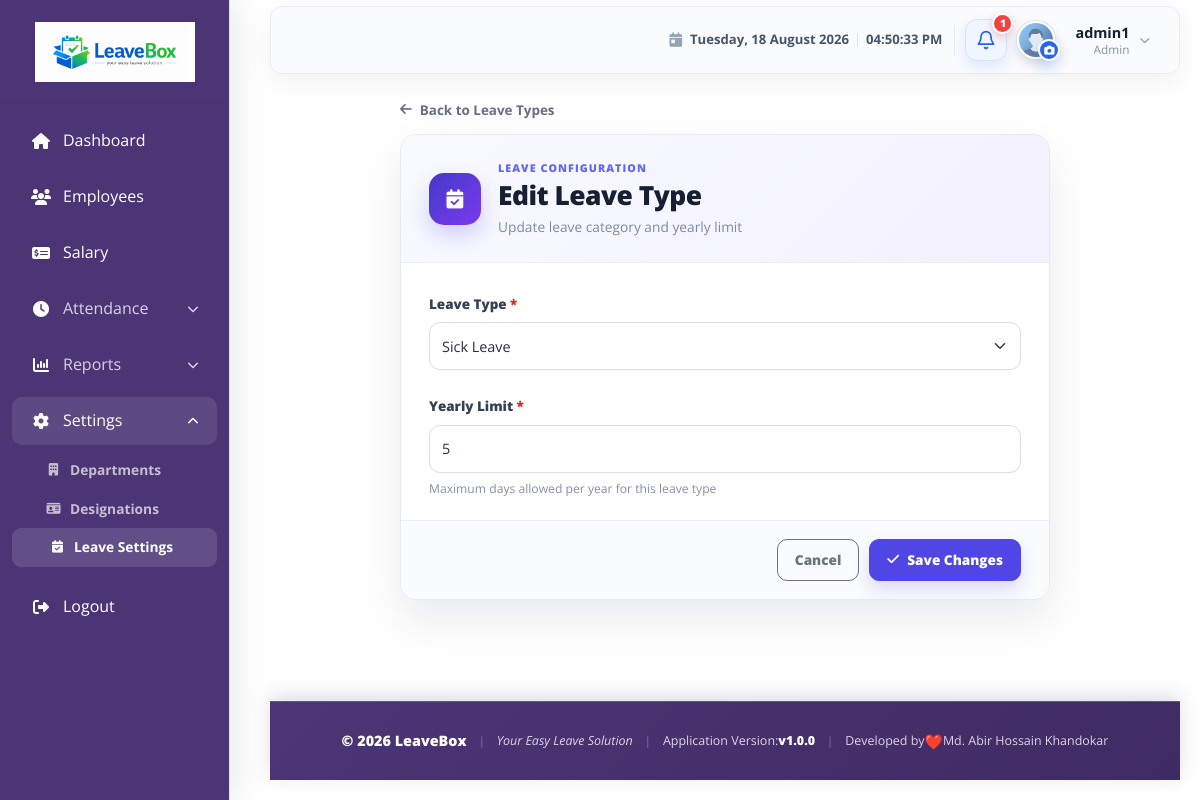
The page /employee/leave-types/2/edit/ (signed in) on the database its author committed.
### accounts/models.py (models this page shows, shortened)
class User(AbstractUser):
    ROLE_CHOICES = (
        ('ADMIN', 'Admin/HR'),
        ('EMPLOYEE', 'Employee'),
    )
    role = models.CharField(max_length=10, choices=ROLE_CHOICES, default='EMPLOYEE')
    phone = models.CharField(max_length=15, blank=True, null=True)
    class Meta:
        permissions = [
            ('manage_users', 'Can manage application users'),
            ('manage_roles', 'Can manage roles'),
            ('manage_permissions', 'Can assign roles and permissions'),
            ('access_settings', 'Can access application settings'),
            ('approve_leave', 'Can approve leave requests'),
            ('reject_leave', 'Can reject leave requests'),
            ('process_salary', 'Can process salary'),
            ('view_reports', 'Can view reports'),
            ('export_reports', 'Can export reports'),
        ]

### employees/models.py (models this page shows, shortened)
class LeaveType(models.Model):
    CASUAL = 'Casual Leave'
    SICK = 'Sick Leave'
    EARNED = 'Earned Leave'
    OTHER = 'Other'
    LEAVE_TYPE_CHOICES = [
        (CASUAL, 'Casual Leave'),
        (SICK, 'Sick Leave'),
        (EARNED, 'Earned Leave'),
        (OTHER, 'Other'),
    ]
    name = models.CharField(
        max_length=50,
        choices=LEAVE_TYPE_CHOICES,
        default=CASUAL,
    )
    yearly_limit = models.PositiveIntegerField(
        default=0,
        help_text="Maximum days allowed per year for this leave type"
    )

### employees/views.py (the view, shortened to what this page needs)
# urls.py: path('leave-types/<int:pk>/edit/', views.LeaveTypeUpdateView.as_view(), name='leave_type_edit'),
class LeaveTypeUpdateView(LoginRequiredMixin, AdminAccessMixin, UpdateView):
    permission_required = ('accounts.access_settings', 'employees.change_leavetype')
    model = LeaveType
    form_class = LeaveTypeForm
    template_name = 'leaves/leave_type_form.html'
    success_url = reverse_lazy('leave_type_list')

### templates/leaves/leave_type_form.html (shortened to what this page needs)
{% extends 'base/base.html' %}
{% load static %}
{% block extra_css %}
    <link rel="stylesheet" href="{% static 'css/leave_type_form.css' %}">
{% endblock %}
{% block content %}
<div class="leave-type-form-page">
    <div class="leave-type-form-shell">
        <a href="{% url 'leave_type_list' %}" class="leave-type-back-link">
            <i class="fas fa-arrow-left" aria-hidden="true"></i>
            Back to Leave Types
        </a>
        <div class="card shadow-sm rounded-4 leave-type-form-card">
            <div class="leave-type-form-header">
                <span class="leave-type-form-icon">
                    <i class="fas fa-calendar-check" aria-hidden="true"></i>
                </span>
                <div>
                    <span class="leave-type-form-eyebrow">Leave configuration</span>
                    <h1>{% if object %}Edit Leave Type{% else %}Add Leave Type{% endif %}</h1>
                    <p>
                        {% if object %}
                            Update leave category and yearly limit
                        {% else %}
                            Create a leave category and set its yearly limit
                        {% endif %}
                    </p>
                </div>
            </div>
            <div class="card-body leave-type-form-body">
                <form method="post" novalidate>
                    <div class="leave-type-field">
                        <label for="{{ form.name.id_for_label }}" class="form-label">
                            Leave Type <span aria-hidden="true">*</span>
                        </label>
                        {{ form.name }}
                    </div>
                    <div class="leave-type-field">
                        <label for="{{ form.yearly_limit.id_for_label }}" class="form-label">
                            Yearly Limit <span aria-hidden="true">*</span>
                        </label>
                        {{ form.yearly_limit }}
                        {% if form.yearly_limit.help_text %}
                            <div class="form-text text-muted">{{ form.yearly_limit.help_text }}</div>
                        {% endif %}
                    </div>
                    <div class="leave-type-form-actions">
                        <a href="{% url 'leave_type_list' %}" class="btn btn-outline-secondary">Cancel</a>
                        <button type="submit" class="btn btn-primary">
                            <i class="fas fa-check" aria-hidden="true"></i>
                            {% if object %}Save Changes{% else %}Create Leave Type{% endif %}
                        </button>
                    </div>
                </form>
            </div>
        </div>
    </div>
</div>
{% endblock %}

### templates/base/base.html (shortened to what this page needs)
{% load static navigation_tags %}
<!DOCTYPE html>
<html lang="en">
<head>
    <link rel="stylesheet" href="{% static 'css/bootstrap-5.3.2.min.css' %}">
    <link rel="stylesheet" href="https://cdnjs.cloudflare.com/ajax/libs/font-awesome/6.4.0/css/all.min.css">
    <link rel="stylesheet" href="{% static 'css/dashboard.css' %}">
    <link rel="stylesheet" href="{% static 'css/apply_leave.css' %}">
    <link rel="stylesheet" href="{% static 'css/footer.css' %}">
    <link rel="stylesheet" href="{% static 'css/session-timeout.css' %}">
    {% block extra_css %}{% endblock %}
</head>
<body>
    <div class="sidebar">
        <div class="sidebar-logo">
            <a href="{% url 'dashboard' %}" aria-label="LeaveBox dashboard">
                <img src="{% static 'images/leavebox-logo.png' %}" alt="LeaveBox Logo" class="site-logo">
            </a>
        </div>
        {% url_name_active request 'dashboard' 'adm_dashboard' 'emp_dashboard' as dashboard_active %}
        {% url_name_active request 'employee_list' 'employee_detail' 'employee_admin_edit' 'employee_admin_update' as employees_active %}
        {% url_name_active request 'salary_list' 'salary_add' 'salary_edit' as salary_active %}
        {% url_name_active request 'department_list' 'department_add' 'department_edit' 'department_delete' as departments_active %}
        {% url_name_active request 'designation_list' 'designation_add' 'designation_edit' 'designation_delete' as designations_active %}
        {% url_name_active request 'leave_type_list' 'leave_type_add' 'leave_type_edit' 'leave_type_delete' as leave_settings_active %}
        {% url_name_active request 'leave_apply' as leave_apply_active %}
        {% url_name_active request 'attendance_history' 'employee_daily_attendance_report' 'all_employees_daily_attendance_report' 'employee_range_attendance_report' as attendance_active %}
        {% url_name_active request 'leave_report' 'attendance_report' as reports_active %}
        <ul>
            <li{% if dashboard_active %} class="active"{% endif %}>
                <a href="{% url 'dashboard' %}">
                    <i class="fas fa-home"></i>
                    Dashboard
                </a>
            </li>
             {% if perms.employees.view_employee or perms.employees.view_empsalary or perms.accounts.view_reports or perms.accounts.access_settings %}
            {% if perms.employees.view_employee %}
            <li{% if employees_active %} class="active"{% endif %}>
                <a href="{% url 'employee_list' %}">
                    <i class="fas fa-users" role="img" aria-label="Employees"></i>
                    Employees
                </a>
            </li>
            {% endif %}
            {% if perms.employees.view_empsalary %}
            <li{% if salary_active %} class="active"{% endif %}>
                <a href="{% url 'salary_list' %}">
                    <i class="fas fa-money-check-dollar" role="img" aria-label="Salary"></i>
                    Salary
                </a>
            </li>
            {% endif %}
            {% if perms.accounts.view_reports %}
            <li class="sidebar-menu-group{% if attendance_active and request.resolver_match.url_name != 'attendance_history' %} active is-open{% endif %}">
                <button type="button" class="sidebar-menu-toggle" aria-expanded="{% if attendance_active %}true{% else %}false{% endif %}" aria-controls="attendanceReportsSubmenu">
                    <span><i class="fas fa-clock" aria-hidden="true"></i> Attendance</span><i class="fas fa-chevron-down sidebar-menu-chevron" aria-hidden="true"></i>
                </button>
            </li>
            <li class="sidebar-menu-group{% if reports_active %} active is-open{% endif %}">
                <button type="button" class="sidebar-menu-toggle" aria-expanded="{% if reports_active %}true{% else %}false{% endif %}" aria-controls="reportsSubmenu">
                    <span><i class="fas fa-chart-column" aria-hidden="true"></i> Reports</span>
                    <i class="fas fa-chevron-down sidebar-menu-chevron" aria-hidden="true"></i>
                </button>
            </li>
            {% endif %}
            {% if perms.accounts.access_settings %}
            <li class="sidebar-menu-group{% if departments_active or designations_active or leave_settings_active %} active is-open{% endif %}">
                <button
                    type="button"
                    class="sidebar-menu-toggle"
                    aria-expanded="{% if departments_active or designations_active or leave_settings_active %}true{% else %}false{% endif %}"
                    aria-controls="settingsSubmenu"
                >
                    <span>
                        <i class="fa-solid fa-gear" aria-hidden="true"></i>
                        Settings
                    </span>
                    <i class="fas fa-chevron-down sidebar-menu-chevron" aria-hidden="true"></i>
                </button>
                <ul class="sidebar-submenu" id="settingsSubmenu">
                    {% if perms.departments.view_department %}
                    <li>
                        <a href="{% url 'department_list' %}"{% if departments_active %} class="active"{% endif %}>
                            <i class="fas fa-building"></i>
                            Departments
                        </a>
                    </li>
                    {% endif %}
                    {% if perms.employees.view_empdesignation %}
                    <li>
                        <a href="{% url 'designation_list' %}"{% if designations_active %} class="active"{% endif %}>
                            <i class="fas fa-id-card"></i>
                            Designations
                        </a>
                    </li>
                    {% endif %}
                    {% if perms.employees.view_leavetype %}
                    <li>
                        <a href="{% url 'leave_type_list' %}"{% if leave_settings_active %} class="active"{% endif %}>
                            <i class="fas fa-calendar-check"></i>
                            Leave Settings
                        </a>
                    </li>
                    {% endif %}
                </ul>
            </li>
            {% endif %}
            {% endif %}
            <li>
                <a href="{% url 'accounts:logout' %}">
                    <i class="fas fa-sign-out-alt"></i>
                    Logout
                </a>
            </li>
        </ul>
    </div>
    <main class="content-wrapper dashboard-content-wrapper">
        <nav class="navbar navbar-expand-lg navbar-light dashboard-navbar mb-2">
            <div class="container-fluid">
                <div class="dashboard-profile-slot">
                    <div class="dashboard-navbar-date" aria-label="Current date and system time">
                        <i class="fas fa-calendar-day" aria-hidden="true"></i>
                        <span class="dashboard-navbar-date-full">{% now "l, d F Y" %}</span>
                        <time class="dashboard-navbar-time" id="dashboardSystemTime" aria-label="Current system time"></time>
                    </div>
                    <div class="dashboard-notification-dropdown">
                        <button class="dashboard-notification-button" type="button" id="notificationDropdown" aria-label="Notifications{% if pending_leave_count %}: {{ pending_leave_count }} pending leave request{{ pending_leave_count|pluralize }}{% endif %}" aria-haspopup="true" aria-expanded="false">
                            <svg class="dashboard-notification-icon" viewBox="0 0 24 24" aria-hidden="true">
                                <path d="M18 8a6 6 0 0 0-12 0c0 7-3 7-3 9h18c0-2-3-2-3-9"></path>
                                <path d="M13.73 21a2 2 0 0 1-3.46 0"></path>
                            </svg>
                            {% if pending_leave_count %}
                                <span class="dashboard-notification-badge" aria-hidden="true">{{ pending_leave_count }}</span>
                            {% endif %}
                        </button>
                    </div>
                    <div class="dropdown dashboard-profile-dropdown">
                        <div class="dashboard-avatar-control">
                            <a class="dashboard-avatar-link" href="{% url 'employee_profile_edit' %}" aria-label="Manage profile picture">
                                <span class="dashboard-avatar-wrap">
                                    <img src="{{ current_profile_picture_url|default:default_avatar_url }}" alt="{{ user.get_full_name|default:user.username }} profile picture" class="dashboard-avatar js-profile-avatar" onerror="this.onerror=null;this.src='{{ default_avatar_url }}';">
                                </span>
                            </a>
                            <button class="dashboard-avatar-camera" type="button" data-bs-toggle="modal" data-bs-target="#dashboardAvatarModal" aria-label="Change profile picture">
                                <i class="fas fa-camera" aria-hidden="true"></i>
                            </button>
                        </div>
                        <button class="dashboard-profile-trigger" type="button" id="userDropdown" aria-haspopup="true" aria-controls="userDropdownMenu" aria-expanded="false">
                            <span class="dashboard-profile-copy">
                                <strong>{{ user.get_full_name|default:user.username }}</strong>
                                <small>
                                    {% if user.employee_profile.designation %}
                                        {{ user.employee_profile.designation }}
                                    {% elif perms.employees.view_employee %}
                                        Admin
                                    {% else %}
                                        {{ user.get_role_display|default:"Employee" }}
                                    {% endif %}
                                </small>
                            </span>
                            <i class="fas fa-chevron-down dashboard-profile-chevron" aria-hidden="true"></i>
                        </button>
                    </div>
                </div>
            </div>
        </nav>
        <div class="container-fluid">
            {% block content %}{% endblock %}
        </div>
        {% include 'base/footer.html' %}
    </main>
</body>
</html>

### rows shown on the page
User: get_full_name "admin1"
LeaveType: name "Sick Leave", yearly_limit "5"

### other values the page prints
{{ pending_leave_count }} "1"
